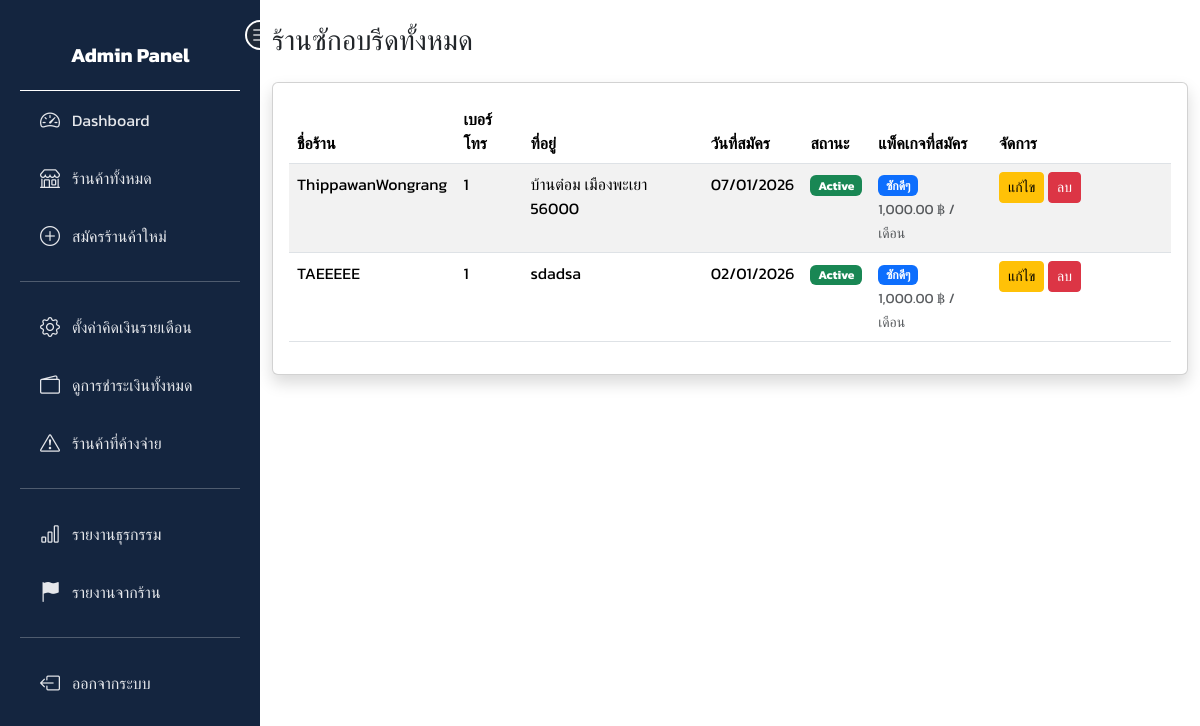
The page /adminpage/sidebar/sidebar.php?link=allstore (signed in) on the database its author committed.
### tables this page shows
CREATE TABLE `stores` (
  `id` char(36) NOT NULL,
  `owner_id` char(36) DEFAULT NULL,
  `name` varchar(255) NOT NULL,
  `address` text DEFAULT NULL,
  `description` text DEFAULT NULL,
  `lat` decimal(9,6) DEFAULT NULL,
  `lng` decimal(9,6) DEFAULT NULL,
  `phone` varchar(20) DEFAULT NULL,
  `open_time` time DEFAULT NULL,
  `close_time` time DEFAULT NULL,
  `logo` varchar(255) DEFAULT NULL,
  `cover_image` varchar(255) DEFAULT NULL,
  `delivery_available` tinyint(1) DEFAULT 0,
  `status` enum('pending','active','disabled') DEFAULT 'pending',
  `timezone` varchar(50) DEFAULT 'Asia/Bangkok',
  `created_at` timestamp NOT NULL DEFAULT current_timestamp(),
  `updated_at` timestamp NOT NULL DEFAULT current_timestamp() ON UPDATE current_timestamp(),
  `billing_plan_id` int(11) DEFAULT NULL,
  `billing_start` date DEFAULT NULL,
  `billing_end` date DEFAULT NULL,
  `promptpay_qr` varchar(255) DEFAULT NULL
);

CREATE TABLE `billing_plans` (
  `id` int(11) NOT NULL,
  `name` varchar(100) DEFAULT NULL,
  `price` decimal(10,2) DEFAULT NULL,
  `duration` int(11) DEFAULT NULL,
  `status` enum('active','inactive') DEFAULT 'active',
  `created_at` timestamp NOT NULL DEFAULT current_timestamp(),
  `updated_at` datetime DEFAULT NULL
);

### adminpage/sidebar/stores/index.php (the view, shortened to what this page needs)
<?php
$sql = "
    SELECT
        s.*,
        p.name  AS plan_name,
        p.price AS plan_price
    FROM stores s
    LEFT JOIN billing_plans p ON s.billing_plan_id = p.id
    ORDER BY s.created_at DESC
";
$stores = $pdo->query($sql)->fetchAll(PDO::FETCH_ASSOC);
?>
<!DOCTYPE html>
<html lang="th">
<head>
</head>
<body style="margin-left:260px;">
<div class="container mt-4">
    <div class="d-flex justify-content-between align-items-center mb-3">
        <h3>ร้านซักอบรีดทั้งหมด</h3>
    </div>
    <div class="card shadow">
        <div class="card-body">
            <table class="table table-striped">
                <thead>
                    <tr>
                        <th>ชื่อร้าน</th>
                        <th>เบอร์โทร</th>
                        <th>ที่อยู่</th>
                        <th>วันที่สมัคร</th>
                        <th>สถานะ</th>
                        <th>แพ็คเกจที่สมัคร</th>
                        <th width="180">จัดการ</th>
                    </tr>
                </thead>
                <tbody>
                <?php foreach ($stores as $s): ?>
                    <tr>
                        <td><?= htmlspecialchars($s['name']) ?></td>
                        <td><?= htmlspecialchars($s['phone']) ?></td>
                        <td><?= nl2br(htmlspecialchars($s['address'])) ?></td>
                        <td><?= date('d/m/Y', strtotime($s['created_at'])) ?></td>
                        <td>
                            <?php if ($s['status'] === 'active'): ?>
                                <span class="badge bg-success">Active</span>
                            <?php elseif ($s['status'] === 'pending'): ?>
                                <span class="badge bg-warning">Pending</span>
                            <?php endif; ?>
                        </td>
                        <td>
                            <?php if ($s['plan_name']): ?>
                                <span class="badge bg-primary">
                                    <?= htmlspecialchars($s['plan_name']) ?>
                                </span><br>
                                <small class="text-muted">
                                    <?= number_format($s['plan_price'], 2) ?> ฿ / เดือน
                                </small>
                            <?php else: ?>
                                <span class="badge bg-secondary">ไม่เลือกแพ็กเกจ</span>
                            <?php endif; ?>
                        </td>
                        <td>
                            <a href="stores/edit.php?id=<?= $s['id'] ?>"
                               class="btn btn-warning btn-sm">แก้ไข</a>
                           <a href="stores/delete.php?id=<?= $s['id'] ?>"
   class="btn btn-danger btn-sm"
   onclick="return confirm('ยืนยันลบร้านนี้?')">
   ลบ
</a>
                        </td>
                    </tr>
                <?php endforeach; ?>
                </tbody>
            </table>
        </div>
    </div>
</div>
</body>
</html>

### adminpage/index.php (style rules this page uses)
body { margin-left: 260px; background: #f7f7f7; }

### adminpage/assets/style.php (style rules this page uses)
body { font-family: 'Kanit', sans-serif; }

### rows shown on the page
stores: name "ThippawanWongrang", phone "1", address "บ้านต๋อม เมืองพะเยา 56000", created_at "07/01/2026", status "Active", billing_plan.name "ซักดีๆ", billing_plan.price "1,000.00"
stores: name "TAEEEEE", phone "1", address "sdadsa", created_at "02/01/2026", status "Active", billing_plan.name "ซักดีๆ", billing_plan.price "1,000.00"
